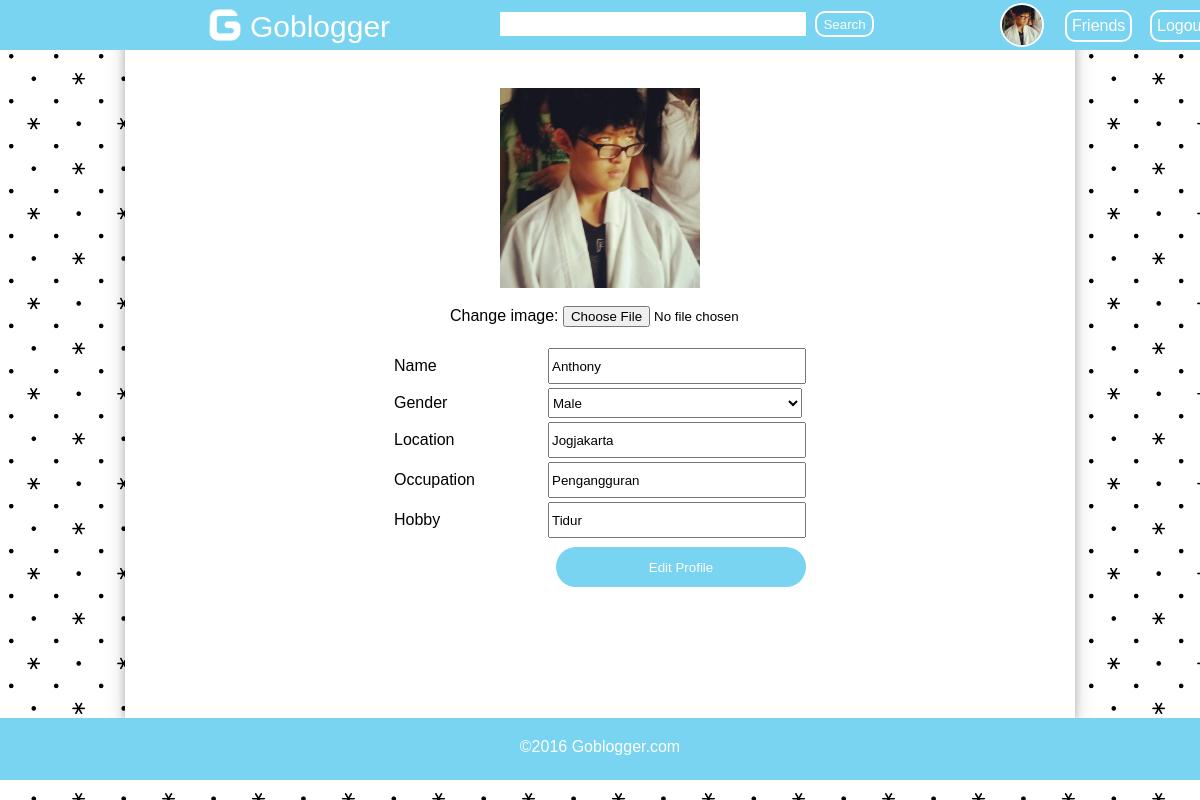
The app's page /edit_profile.php (signed in) with its own data.
### tables this page shows
CREATE TABLE `member` (
  `username` varchar(45) NOT NULL,
  `password` varchar(45) NOT NULL,
  `name` varchar(50) NOT NULL,
  `birthday` date NOT NULL,
  `email` varchar(50) NOT NULL,
  `gender` varchar(1) NOT NULL,
  `location` varchar(255) DEFAULT NULL,
  `occupation` varchar(255) DEFAULT NULL,
  `hobby` varchar(255) DEFAULT NULL,
  `profile_image` varchar(50) DEFAULT NULL,
  PRIMARY KEY (`username`)
);

### edit_profile.php (the view, shortened to what this page needs)
 <!DOCTYPE html>
<html>
<head>
</head>
<body>
	<div id="wrapper">
		<div id="header">
			<a href="main.php" style="text-decoration:none; margin-left:200px; margin-top:-100px">
				<img src="images/resources/logo_no_background.png" style="width:50px; height:50px;">
				<span style="color:white; font-size:30px; margin-top: 10px; position:absolute; width:100px;">Goblogger</span>
			</a>
			<form method="post" action="search.php"  id="searchform">
				<input type="text" name="name" id="field_search" style="height:20px;">
				<input type="submit" name="submit" value="Search" style="height:26px;" id="button_search">
			</form>
			<div id="sidebar">
				<?php
					$conn = konek_db();
					$logged_username = $_COOKIE['logged_in'];
					$query = $conn->prepare("select profile_image from member where username=?");
					$query->bind_param("s", $logged_username);
					$result = $query->execute();
					$rows = $query->get_result();
					while($row = $rows->fetch_array()){
						$profile_image = $row['profile_image'];
						if($profile_image != null && $profile_image != '')
							echo "<a href=\"profile.php?username=$logged_username\"><img src=\"images/thumbnail/$profile_image\"></a>";
						else
							echo "<a href=\"profile.php?username=$logged_username\"><img src=\"images/resources/default_profile.png\"></a>";
					}
				?>
				<a href="friend.php" class="side_text">Friends</a>
				<a href="logout.php" class="side_text" id="sidetext">Logout</a>
			</div>
		</div>
		<div id="content">
			<?php
				$query = $conn->prepare("select * from member where username=?");
				$query->bind_param("s", $logged_username);
				$result = $query->execute();
				$rows = $query->get_result();
				while($row = $rows->fetch_array()){
					$name = $row['name'];
					$gender = $row['gender'];
					$location = $row['location'];
					$occupation = $row['occupation'];
					$hobby = $row['hobby'];
					$profile_image_edit = $row['profile_image'];
				}
				if($profile_image != null && $profile_image != '')
					echo "<img src=\"images/profile/$profile_image_edit\" id=\"image_edit\">";
				else
					echo "<img src=\"images/resources/default_profile.png\" id=\"image_edit\">";
				echo "<br>";
			?>
			<form method="post" action="edit.php" enctype="multipart/form-data">
				<label style="margin-left:325px;">Change image: </label><input type="file" name="image" accept=".jpg"><br><br>
				<table>
					<tr>
						<td>Name</td>
						<td>
							<input type="text" name="name" value="<?php echo $name ?>">
						</td>
					</tr>
					<tr>
						<td>Gender</td>
						<td>
							<select name="gender">
								<option value="m" <?php if($gender=='m'){echo "selected=\"selected\"";} ?>>Male</option>
							</select>
						</td>
					</tr>
					<tr>
						<td>Location</td>
						<td>
							<input type="text" name="location" value="<?php echo $location ?>">
						</td>
					</tr>
					<tr>
						<td>Occupation</td>
						<td>
							<input type="text" name="occupation" value="<?php echo $occupation ?>">
						</td>
					</tr>
					<tr>
						<td>Hobby</td>
						<td>
							<input type="text" name="hobby" value="<?php echo $hobby ?>">
						</td>
					</tr>
					<tr>
						<td colspan="2"><div style="text-align:right;"><input type="submit" name="submit_edit" value="Edit Profile" id="button_submit_edit"></div></td>
					</tr>
				</table>
			</form>
		</div>
		<div id="footer">
			<p>&copy;2016 <a href="main.php" style="text-decoration:none; color:white;">Goblogger.com</a></p>
		</div>
	</div>
</body>
</html>

### edit_profile.php (style rules this page uses)
body { font-family: arial; background-image: url('images/resources/bg.png'); background-size: 30%; }
#header { margin-left:-8px; margin-top:-8px; width:100%; height:50px; background-color: #79D4F2; position:fixed; }
#footer { background-color: #79D4F2; height:50px; width:100%; margin-left: -8px; position:absolute; padding-bottom: 12px; }
#footer p { text-align: center; margin-top:20px; color:white; }
#searchform { margin-left: 500px; margin-top: -43px; }
#field_search { width:300px; border: 1px solid white; }
#button_search { margin-left: 5px; color:white; border: 2px solid white; background-color: #79D4F2; border-radius: 10px; transition: background-color 300ms; }
#sidebar img { width:40px; height:40px; margin-left: 1000px; margin-top: -34px; position: absolute; border: 2px solid white; border-radius: 25px; }
.side_text { text-decoration: none; color:white; position:absolute; margin-left:1065px; margin-top: -27px; border: 2px solid white; padding:5px; border-radius: 10px; transition: background-color 300ms; }
#sidetext { margin-left:1150px; }
#content { margin: auto; padding-top: 80px; width:950px; height: 600px; box-shadow: 0 4px 8px 0 rgba(0, 0, 0, 0.2), 0 6px 20px 0 rgba(0, 0, 0, 0.19); background-color: white; padding-bottom: 30px; }
td { width:150px; height: 30px; }
td input { height:30px; width:250px; outline:none; }
td select { height:30px; width:254px; outline:none; }
table { margin-left:auto; margin-right: auto; }
#image_edit { display: block; margin-left: auto; margin-right: auto; width:200px; background-color: #79D4F2; }
#button_submit_edit { margin-top:5px; height:40px; background-color: #79D4F2; border:none; color:white; border-radius: 20px; transition: background-color 300ms; }

### records on screen
member: profile_image (picture), name "Anthony", gender "Male", location "Jogjakarta", occupation "Pengangguran", hobby "Tidur"
